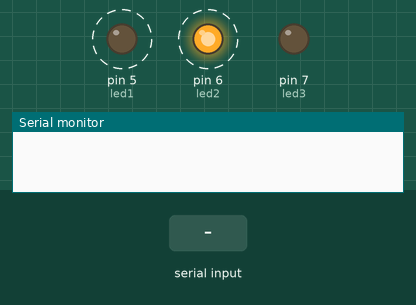
Bench run of a sketch on a simulated Arduino Uno, built with avr-gcc and run on an emulated ATmega328P. On the bench: output pins drawn as LEDs (lit = HIGH), the last lines printed to the serial monitor. Dashed ring = blinking. Inputs (shaded band) come from the test bench.

Above: at 1.25 s.
1.3 s: "1" received over Serial
At 2.05 s:
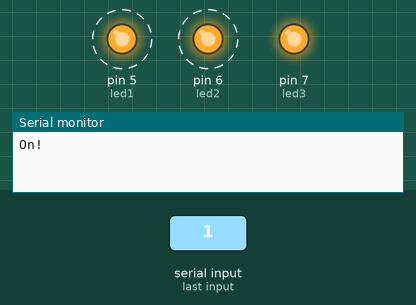
4.3 s: "0" received over Serial
At 4.46 s:
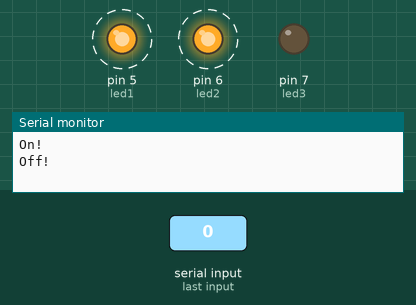
Timing chart, 0 to 13.3 s (numbered marks = the images above; inputs shaded):
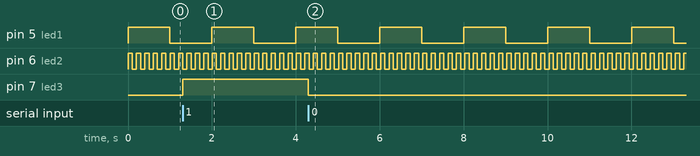

The sketch:

Blink__Multiple_Loops_.ino
```cpp
#include <Scheduler.h>

int led1 = 5;
int led2 = 6;
int led3 = 7;

void setup() {
  Serial.begin(9600);

  pinMode(led1, OUTPUT);
  pinMode(led2, OUTPUT);
  pinMode(led3, OUTPUT);


  Scheduler.startLoop(loop2);
  Scheduler.startLoop(loop3);
}


void loop1() {
  digitalWrite(led1, HIGH);


  delay(1000);

  digitalWrite(led1, LOW);
  delay(1000);
}

void loop2() {
  digitalWrite(led2, HIGH);
  delay(100);
  digitalWrite(led2, LOW);
  delay(100);
}

void loop3() {
  if (Serial.available()) {
    char c = Serial.read();
    if (c=='0') {
      digitalWrite(led3, LOW);
      Serial.println("Off!");
    }
    if (c=='1') {
      digitalWrite(led3, HIGH);
      Serial.println("On!");
    }
  }

  yield();
}
```

Measured:
- after the input at 1.3 s, pin 7 (led3): LOW → HIGH at once
- after the input at 4.3 s, pin 7 (led3): HIGH → LOW at once
- by itself, pin 5 (led1): alternates HIGH for 1.0 s and LOW for 1.0 s
- by itself, pin 6 (led2): alternates HIGH for 0.10 s and LOW for 0.10 s
